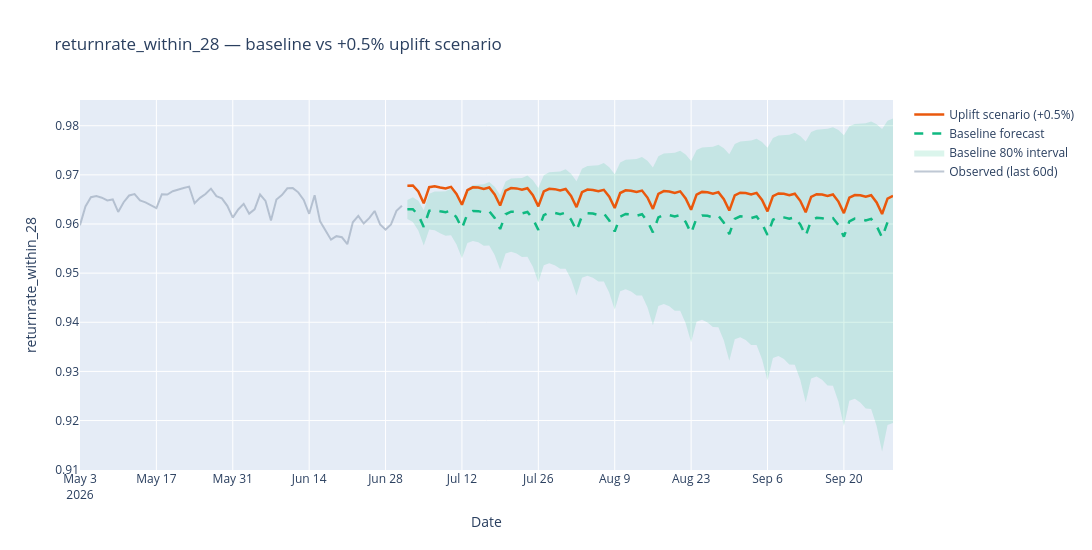

The code cell stored with this chart in its notebook:
### Code cell
# Chart — baseline forecast vs uplift scenario
plot_uplift_scenario(
    rrw_series, scenario_df, uplift_pct,
    title=f'{metric_col} — baseline vs {uplift_pct:+.1%} uplift scenario', lookback_days=60,
).show()
